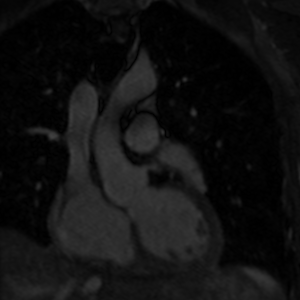
#> input picture edge/Edge_MMWHS/case2/MRI2.png, 300 x 300 px, found by its file name
$ python Laplacian.py
#> lines starting #> are read from the running program, lines starting #| are printed output that depends on the picture
import numpy as np
import cv2 as cv
from matplotlib import pyplot as plt
import os


# [25 lines of commented-out code are left out]

def processOneImage(img_path, target_dir):
    name = img_path.split('\\')[-1].split('.')[0]

    img = cv.imread(img_path, 0)
#> img is the input picture: shape (300, 300); min 0, max 64, mean 16.9
    # print(img.shape, img.dtype)
    img = cv.GaussianBlur(img,(3,3),0)
    edges = cv.Laplacian(img, -1)
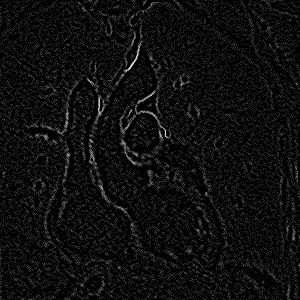
#> edges: shape (300, 300); min 0, max 14, mean 0.747; drawn with min black and max white
    edges =  cv.convertScaleAbs(edges)

    # np.savetxt('{}/{}_edge.txt'.format(root, name), edges, fmt='%d',newline='\n')
    # np.save('{}/{}_edge.npy'.format(target_dir, name), edges)
    plt.imsave('{}/{}_la.png'.format(target_dir, name), edges, cmap='gray')

if __name__ == '__main__':
    img_path = r'D:\Documents\Postgraduate\Project\edge_detector\edge\Edge_MMWHS\case2\MRI2.png'
    tgt_dir = r'D:\Documents\Postgraduate\Project\edge_detector\edge\Edge_MMWHS\case2'
    processOneImage(img_path, tgt_dir)

$ run again, with edge/Edge_Prostate/case2/RUNMC_2.png copied over edge/Edge_MMWHS/case2/MRI2.png
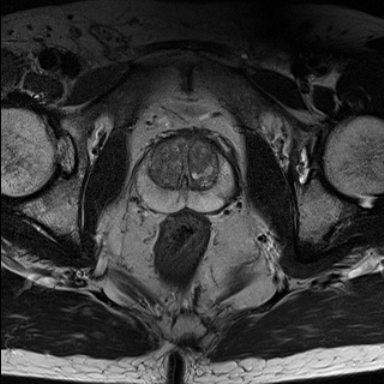
#> input picture edge/Edge_Prostate/case2/RUNMC_2.png, 384 x 384 px, found by its file name
#> in processOneImage, img is the input picture: shape (384, 384); min 0, max 255, mean 56.2
#> in processOneImage, `edges = cv.Laplacian(img, -1)`:
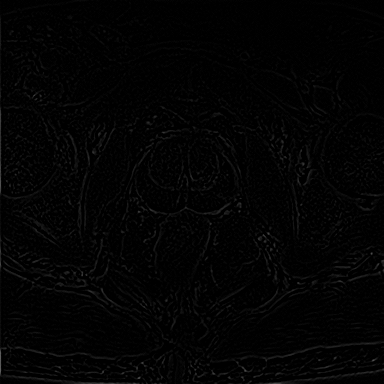
#> edges: shape (384, 384); min 0, max 95, mean 3.1
#> in processOneImage, `plt.imsave('{}/{}_la.png'.format(target_dir, name), edges, cmap='gray')`:
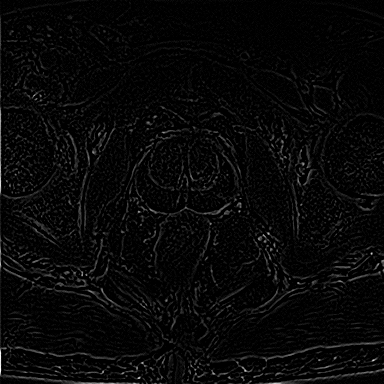
#> saved as MRI2_la.png: shape (384, 384, 3); min 0, max 255, mean 8
